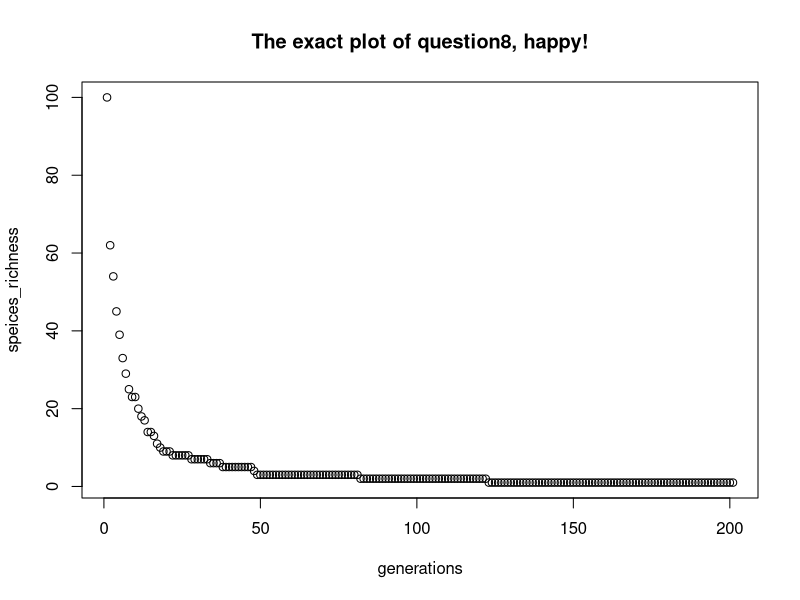

Here is the R script that generated this plot:
rm(list = ls())
graphics.off()

species_richness <- function(community){
  species_richness <- length(unique(community))
  return(species_richness)
}
#1

initialise_max <- function(size){
  range <- seq(size)
  return(range)
}
#2

initialise_min <- function(size){
  minimum <- sample(1,size, replace = T)
  return(minimum)
}
#3

choose_two <- function(x){
  two <- sample(1:x, size = 2, replace = F)
  return(two)
}
#4

neutral_step <- function(community){
  die_repro = choose_two(length(community))
  community[die_repro[1]]=community[die_repro[2]]
  return(community)
}
#5

neutral_generation <- function(community){
  times = round(length(community)/2)
  for (i in 1:times){
    community = neutral_step(community)}
    return(community)
}
#6

neutral_time_series <- function(initial, duration){
  result <- c(species_richness(initial))
  for (i in 1:duration){
    initial = neutral_generation(initial)
    result = c(result,species_richness(initial))
    }
    return(result)
}
#7

plot(x=1:201, y = neutral_time_series(initialise_max(100), 200), type = "p", xlab = "generations" , ylab = "speices_richness", main = "The exact plot of question8, happy!")

#8

neutral_step_speciation <- function(community, v){
  x <- runif(1, min = 0, max =1)
if (x < v){
  middle_community = community + 1
  dead = sample(community, size = 1, replace = F)
  community[dead] = middle_community[length(middle_community)]
  return(community)
} else{
  community = neutral_step(community)

  return(community)
}
}
#9

neutral_generation_speciation <- function(community,v){
  times = round(length(community)/2)
  for (i in 1:times){
    community = neutral_step_speciation(community,v)}
  return(community)
}
#10

neutral_time_series_speciation <- function(community,v,duration){
  richness =  c(species_richness(community))
  for (i in 1:duration){
  community = neutral_generation_speciation(community,v)
  richness = c(richness, species_richness(community))
  }
  return(richness)
}
#11
question12 <- function(community,v,duration){
p <- plot(x=1:201, y = neutral_time_series_speciation(initialise_max(100), 0.1, 200), type = "l", xlab = "generations" ,ylim =  range(1,100), col = "blue", ylab = "speices_richness", main = "The exact plot of question12, happy!")
par(new = T)
p <- plot(x=1:201, y = neutral_time_series_speciation(initialise_min(100), 0.1, 200), type = "l", ylim =range(1,100), col = "green")
}

#12

species_abundance <-function(community){
  species_abundance <- sort(as.numeric(table(community)), decreasing = T)
  return(species_abundance)
}
#13

octaves <- function(community){
  
result <- tabulate(as.integer(floor(log2(community))) + 1)  
return(result)
}
#14
sum_vect <- function(x,y){
if (length(x) > length(y)){
  a = x
  x = y
  y = a
}

if(length(x) != length(y)){
    gap = length(y)-length(x)
    for (i in 1:gap){
    x = append(x,0)}
    result = x + y
  } else {
  result = x + y
  }
}
#15



question16 <- function(){
  n <- octaves(neutral_time_series_speciation(initialise_max(100), 0.1, 200))
  p <- octaves(neutral_time_series_speciation(initialise_min(100), 0.1, 200))
  q <- neutral_time_series_speciation(initialise_max(100), 0.1, 2000)
  r <- neutral_time_series_speciation(initialise_min(100), 0.1, 2000) 

lst <- list()
for (i in 1:2000){
  
if (i %% 20 == 0){
  lst[[i]] = octaves(neutral_time_series_speciation(initialise_max(100),0.1,i))
 i = i + 1
}
  all_octaves = lst[-which(sapply(lst,is.null))] 
  
  summa = all_octaves[[1]]
  for (i in 2:100){
    summa = sum_vect(summa, all_octaves[[i]])
    average = summa/100
    barplot(average)
 # return(lst)
} 
}
} 









  
  